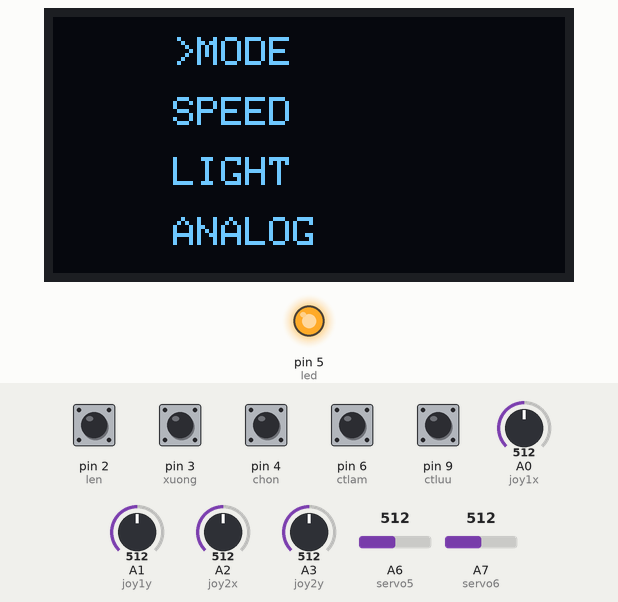
Simulated run of this sketch. Board: Arduino Nano, built with avr-gcc and run on an emulated ATmega328P. Shown: 128×64 one-colour display, output pins drawn as LEDs (lit = HIGH). Inputs (shaded band) come from the test bench; at power-on: pin 2 (len), pin 3 (xuong), pin 4 (chon), pin 6 (ctlam), pin 9 (ctluu) HIGH, A0 (joy1x) = 512, A1 (joy1y) = 512, A2 (joy2x) = 512, A3 (joy2y) = 512, A6 (servo5) = 512, A7 (servo6) = 512. No radio packets arrive unless stated; what the sketch prints to the serial monitor is not drawn.

Above: at 1.2 s.
1.3 s: pin 2 (len) pulled LOW for 1 s
At 1.5 s:
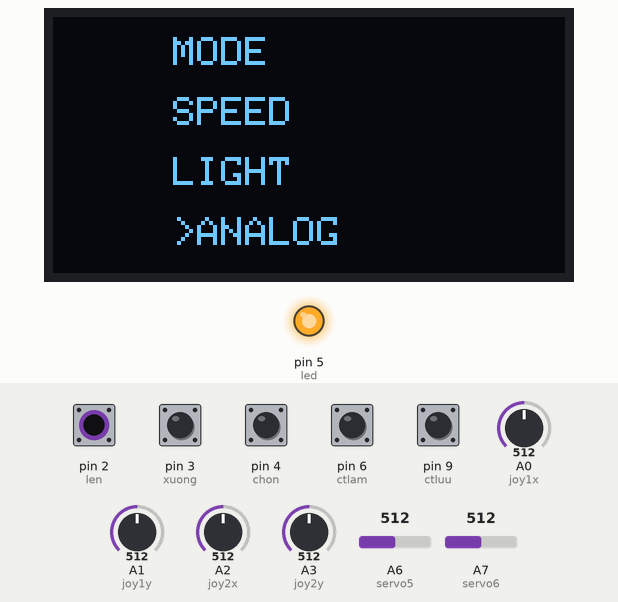
3.8 s: pin 4 (chon) pulled LOW for 0.15 s
At 4.3 s:
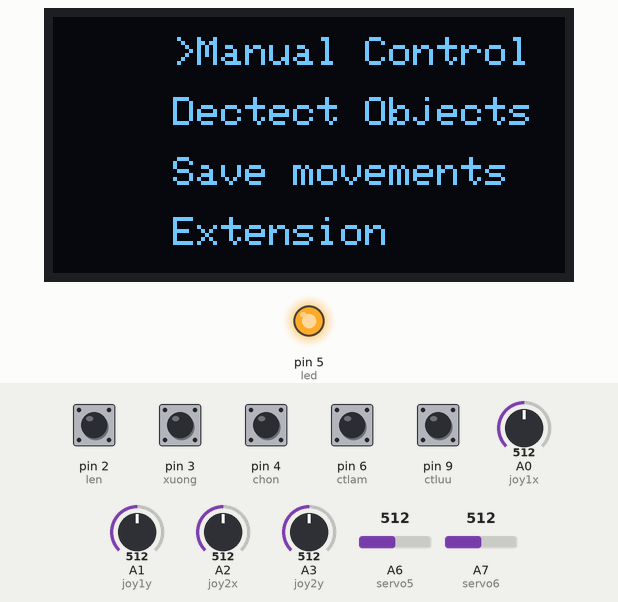
5.4 s: pin 3 (xuong) pulled LOW for 1 s
At 7.6 s:
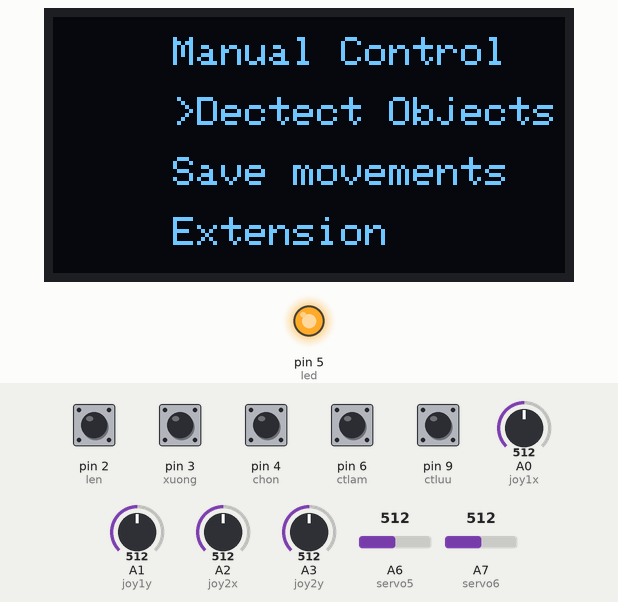
7.9 s: pin 4 (chon) pulled LOW for 1 s
At 8.08 s:
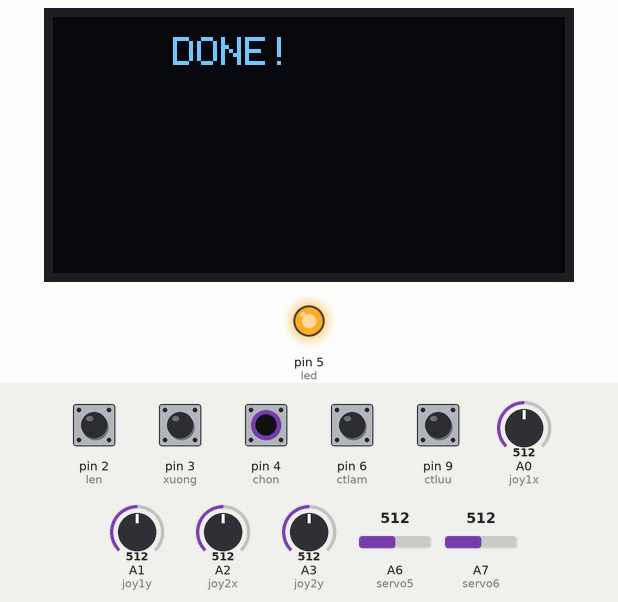
10.4 s: pin 2 (len) pulled LOW for 0.15 s
At 11.1 s:
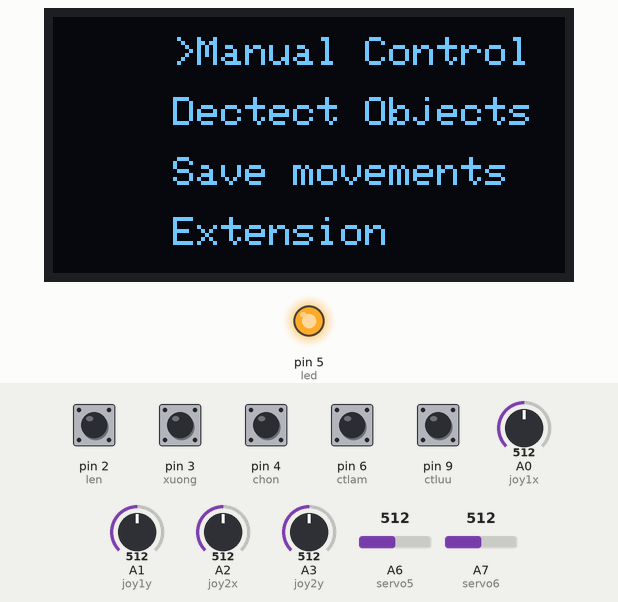
12.0 s: pin 4 (chon) pulled LOW for 1 s
At 12.19 s:
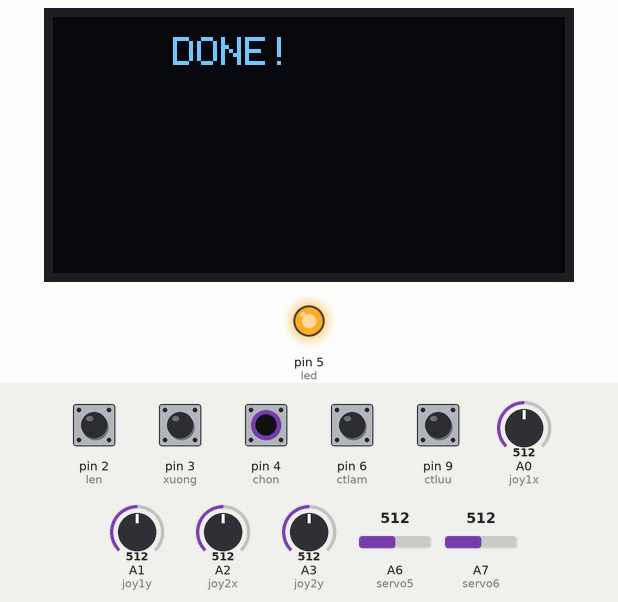
Timing chart, 0 to 15.0 s (numbered marks = the images above; inputs shaded):
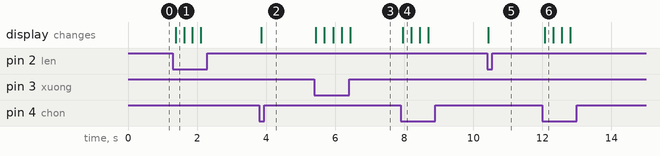

Measured:
- after the input at 1.3 s, the display: changes after 0.08 s (image 1)
- after the input at 3.8 s, the display: changes after 0.06 s (image 2)
- after the input at 5.4 s, the display: changes at once (image 3)
- after the input at 7.9 s, the display: changes after 0.06 s (image 4)
- after the input at 10.4 s, the display: changes at once (image 5)
- after the input at 12.0 s, the display: changes after 0.07 s (image 6)

The sketch:

robotIK_tx.ino
```cpp
#include<Wire.h>
#include<Adafruit_GFX.h>
#include<Adafruit_SSD1306.h>

#include <SPI.h>
#include <nRF24L01.h>
#include <RF24.h>
RF24 hai(7,8);
Adafruit_SSD1306 oled(128,64,&Wire,-1);

const byte diachi[6] = "12345";
int joy1x=A0,  joy1y=A1,  joy2x=A2,  joy2y=A3;
int led= 5;

int mang[15];
const int len=2, xuong=3, chon=4;
const int ctluu=9,ctlam=6;
const int servo5= A6, servo6=A7;
int demchinh=0, demphu=0;
bool dem1=false;

int mode=0,speed=0,light=0,analog=0;


unsigned long debounce = 0;
unsigned long debouncedelay = 200;

void setup()
{
  Serial.begin(115200);
  pinMode(led,OUTPUT);
  //hai.begin();
  if (!hai.begin())
  {
    Serial.println("Module không khởi động được...!!");
    while(1){}
  }
    else {
    digitalWrite(led,HIGH);
    Serial.println("!!");
    }
  hai.openWritingPipe(diachi);
  hai.setPALevel(RF24_PA_MIN);
  hai.setChannel(80);
  hai.setDataRate(RF24_250KBPS);
 // hai.stopListening();

  oled.begin(SSD1306_SWITCHCAPVCC,0x3C);
  oled.clearDisplay();
  oled.setTextSize(1);
  oled.setTextColor(WHITE);

  pinMode(joy1x, INPUT);
  pinMode(joy1y, INPUT);
  pinMode(joy2x, INPUT);
  pinMode(joy2y, INPUT);
  pinMode(len, INPUT_PULLUP);
  pinMode(xuong, INPUT_PULLUP);
  pinMode(chon, INPUT_PULLUP);
  pinMode(servo5, INPUT);
  pinMode(servo6, INPUT);
  pinMode(ctluu, INPUT_PULLUP);
  pinMode(ctlam, INPUT_PULLUP);
  if (!hai.available())
  {
    Serial.println("Waiting...!!");
  }
  manchinh();
}
void loop()
{
   delay(50);
   hai.stopListening();
    mang[0] = analogRead(joy1x);
    mang[1] = analogRead(joy1y);
    mang[2] = analogRead(joy2x);
    mang[3] = analogRead(joy2y);
    mang[4] = analogRead(servo5);
    mang[5] = analogRead(servo6);
    mang[6] = mode;
    mang[7] = digitalRead(ctluu);
    mang[8] = digitalRead(ctlam);
    mang[9] = speed;
    mang[10] = light;
    mang[11] = analog;
hai.write(&mang, sizeof(mang));
Serial.println(mang[0]);
Serial.println(mang[1]);
Serial.println(mang[2]);
Serial.println(mang[3]);
Serial.println(mang[4]);
Serial.println(mang[5]);
Serial.println(mang[6]);
Serial.println(mang[7]);
Serial.println(mang[8]);
   unsigned long currentMillis = millis();
 if (digitalRead(xuong) == LOW && currentMillis - debounce > debouncedelay) {
        debounce = currentMillis;
        if (dem1 == false) {
             if(demchinh>=3){demchinh=0;}else{demchinh++;}
            manchinh();
        } else {
            if(demphu>=3){demphu=0;}else{demphu++;}
            manphu();
        }
    }
    if (digitalRead(len) == LOW && currentMillis - debounce > debouncedelay) {
        debounce = currentMillis;
        if (dem1 == false) {
            if(demchinh<=0){demchinh=3;}else{demchinh--;}
            manchinh();
        } else {
             if(demphu<=0){demphu=3;}else{demphu--;}
            manphu();
        }
    }
    if (digitalRead(chon) == LOW && currentMillis - debounce > debouncedelay) {
        debounce = currentMillis;
        if (dem1 == false) {
            dem1 = true;
            manphu();
        } else {
            dem1 = false;
            choncuoi();
        }
    }
}

void manchinh(){
if(demchinh==0){
oled.clearDisplay();
oled.setCursor(30,5);
oled.print(">MODE");
oled.setCursor(30,20);
oled.print("SPEED");
oled.setCursor(30,35);
oled.print("LIGHT");
oled.setCursor(30,50);
oled.print("ANALOG");
oled.display();
}
if(demchinh==1){
oled.clearDisplay();
oled.setCursor(30,5);
oled.print("MODE");
oled.setCursor(30,20);
oled.print(">SPEED");
oled.setCursor(30,35);
oled.print("LIGHT");
oled.setCursor(30,50);
oled.print("ANALOG");
oled.display();
}
if(demchinh==2){
oled.clearDisplay();
oled.setCursor(30,5);
oled.print("MODE");
oled.setCursor(30,20);
oled.print("SPEED");
oled.setCursor(30,35);
oled.print(">LIGHT");
oled.setCursor(30,50);
oled.print("ANALOG");
oled.display();
}
if(demchinh==3){
oled.clearDisplay();
oled.setCursor(30,5);
oled.print("MODE");
oled.setCursor(30,20);
oled.print("SPEED");
oled.setCursor(30,35);
oled.print("LIGHT");
oled.setCursor(30,50);
oled.print(">ANALOG");
oled.display();
}
}
//////////
void manphu(){
if(demchinh==0 && demphu==0){
oled.clearDisplay();
oled.setCursor(30,5);
oled.print(">Manual Control");
oled.setCursor(30,20);
oled.print("Dectect Objects");
oled.setCursor(30,35);
oled.print("Save movements");
oled.setCursor(30,50);
oled.print("Extension");
oled.display();
}
if(demchinh==0 && demphu==1){
oled.clearDisplay();
oled.setCursor(30,5);
oled.print("Manual Control");
oled.setCursor(30,20);
oled.print(">Dectect Objects");
oled.setCursor(30,35);
oled.print("Save movements");
oled.setCursor(30,50);
oled.print("Extension");
oled.display();
}
if(demchinh==0 && demphu==2){
oled.clearDisplay();
oled.setCursor(30,5);
oled.print("Manual Control");
oled.setCursor(30,20);
oled.print("Dectect Objects");
oled.setCursor(30,35);
oled.print(">Save movements");
oled.setCursor(30,50);
oled.print("Extension");
oled.display();
}
if(demchinh==0 && demphu==3){
oled.clearDisplay();
oled.setCursor(30,5);
oled.print("Manual Control");
oled.setCursor(30,20);
oled.print("Dectect Objects");
oled.setCursor(30,35);
oled.print("Save movements");
oled.setCursor(30,50);
oled.print(">Extension");
oled.display();
}
////////////
if(demchinh==1 && demphu==0 ){
oled.clearDisplay();
oled.setCursor(30,5);
oled.print(">100");
oled.setCursor(30,20);
oled.print("500");
oled.setCursor(30,35);
oled.print("1000");
oled.setCursor(30,50);
oled.print("1500");
oled.display();
}
if(demchinh==1 && demphu==1){
oled.clearDisplay();
oled.setCursor(30,5);
oled.print("100");
oled.setCursor(30,20);
oled.print(">500");
oled.setCursor(30,35);
oled.print("1000");
oled.setCursor(30,50);
oled.print("1500");
oled.display();
}
if(demchinh==1 && demphu==2){
oled.clearDisplay();
oled.setCursor(30,5);
oled.print("100");
oled.setCursor(30,20);
oled.print("500");
oled.setCursor(30,35);
oled.print(">1000");
oled.setCursor(30,50);
oled.print("1500");
oled.display();
}
if(demchinh==1 && demphu==3){
oled.clearDisplay();
oled.setCursor(30,5);
oled.print("100");
oled.setCursor(30,20);
oled.print("500");
oled.setCursor(30,35);
oled.print("1000");
oled.setCursor(30,50);
oled.print(">1500");
oled.display();
}
////////////
if(demchinh==2 && demphu==0 ){
oled.clearDisplay();
oled.setCursor(30,5);
oled.print(">ON");
oled.setCursor(30,20);
oled.print("OFF");
oled.setCursor(30,35);
oled.print("Extension");
oled.setCursor(30,50);
oled.print("Extension");
oled.display();
}
if(demchinh==2 && demphu==1){
oled.clearDisplay();
oled.setCursor(30,5);
oled.print("ON");
oled.setCursor(30,20);
oled.print(">OFF");
oled.setCursor(30,35);
oled.print("Extension");
oled.setCursor(30,50);
oled.print("Extension");
oled.display();
}
if(demchinh==2 && demphu==2){
oled.clearDisplay();
oled.setCursor(30,5);
oled.print("ON");
oled.setCursor(30,20);
oled.print("OFF");
oled.setCursor(30,35);
oled.print(">Extension");
oled.setCursor(30,50);
oled.print("Extension");
oled.display();
}
if(demchinh==2 && demphu==3){
oled.clearDisplay();
oled.setCursor(30,5);
oled.print("ON");
oled.setCursor(30,20);
oled.print("OFF");
oled.setCursor(30,35);
oled.print("Extension");
oled.setCursor(30,50);
oled.print(">Extension");
oled.display();
}
if(demchinh==3 && demphu==0 ){
oled.clearDisplay();
oled.setCursor(30,5);
oled.print(">RIGHTx");
oled.setCursor(30,20);
oled.print("LEFTx");
oled.setCursor(30,35);
oled.print("RIGHTy");
oled.setCursor(30,50);
oled.print("LEFTy");
oled.display();
}
if(demchinh==3 && demphu==1){
oled.clearDisplay();
oled.setCursor(30,5);
oled.print("RIGHTx");
oled.setCursor(30,20);
oled.print(">LEFTx");
oled.setCursor(30,35);
oled.print("RIGHTy");
oled.setCursor(30,50);
oled.print("LEFTy");
oled.display();
}
if(demchinh==3 && demphu==2){
oled.clearDisplay();
oled.setCursor(30,5);
oled.print("RIGHTx");
oled.setCursor(30,20);
oled.print("LEFTx");
oled.setCursor(30,35);
oled.print(">RIGHTy");
oled.setCursor(30,50);
oled.print("LEFTy");
oled.display();
}
if(demchinh==3 && demphu==3){
oled.clearDisplay();
oled.setCursor(30,5);
oled.print("RIGHTx");
oled.setCursor(30,20);
oled.print("LEFTx");
oled.setCursor(30,35);
oled.print("RIGHTy");
oled.setCursor(30,50);
oled.print(">LEFTy");
oled.display();
}
}
///////
void choncuoi(){
if(demchinh==0 && demphu==0){
oled.clearDisplay();
oled.setCursor(30,5);
oled.print("DONE!");
oled.display();
mode=0;
}
if(demchinh==0 && demphu==1){
oled.clearDisplay();
oled.setCursor(30,5);
oled.print("DONE!");
oled.display();
mode=1;
}
if(demchinh==0 && demphu==2){
oled.clearDisplay();
oled.setCursor(30,5);
oled.print("DONE!");
oled.display();
mode=2;
}
if(demchinh==0 && demphu==3){
oled.clearDisplay();
oled.setCursor(30,5);
oled.print("DONE!");
oled.display();
mode=3;
}
if(demchinh==1 && demphu==0){
oled.clearDisplay();
oled.setCursor(30,5);
oled.print("DONE!");
oled.display();
}
if(demchinh==1 && demphu==1){
oled.clearDisplay();
oled.setCursor(30,5);
oled.print("DONE!");
oled.display();
}
if(demchinh==1 && demphu==2){
oled.clearDisplay();
oled.setCursor(30,5);
oled.print("DONE!");
oled.display();
}
if(demchinh==1 && demphu==3){
oled.clearDisplay();
oled.setCursor(30,5);
oled.print("DONE!");
oled.display();
}
//////////////////////////////////
if(demchinh==2 && demphu==0){
oled.clearDisplay();
oled.setCursor(30,5);
oled.print("DONE!");
oled.display();
}
if(demchinh==2 && demphu==1){
oled.clearDisplay();
oled.setCursor(30,5);
oled.print("DONE!");
oled.display();
}
if(demchinh==2 && demphu==2){
oled.clearDisplay();
oled.setCursor(30,5);
oled.print("DONE!");
oled.display();
}
if(demchinh==2 && demphu==3){
oled.clearDisplay();
oled.setCursor(30,5);
oled.print("DONE!");
oled.display();
}
///////////////////////////////
if(demchinh==3 && demphu==0){
oled.clearDisplay();
oled.setCursor(30,5);
oled.print("DONE!");
oled.setCursor(30,20);
oled.print(mang[3]);
oled.display();
}
if(demchinh==3 && demphu==1){
oled.clearDisplay();
oled.setCursor(30,5);
oled.print("DONE!");
oled.setCursor(30,20);
oled.print(mang[1]);
oled.display();

}
if(demchinh==3 && demphu==2){
oled.clearDisplay();
oled.setCursor(30,5);
oled.print("DONE!");
oled.setCursor(30,20);
oled.print(mang[2]);
oled.display();
}
if(demchinh==3 && demphu==3){
oled.clearDisplay();
oled.setCursor(30,5);
oled.print("DONE!");
oled.setCursor(30,20);
oled.print(mang[0]);
oled.display();
}
}
```
